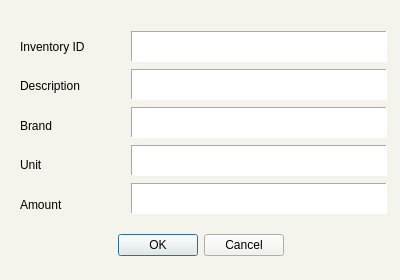
<?xml version="1.0" encoding="UTF-8"?>
<ui version="4.0">
 <class>Dialog</class>
 <widget class="QDialog" name="Dialog">
  <property name="windowModality">
   <enum>Qt::NonModal</enum>
  </property>
  <property name="geometry">
   <rect>
    <x>0</x>
    <y>0</y>
    <width>400</width>
    <height>280</height>
   </rect>
  </property>
  <property name="windowTitle">
   <string>Add Item</string>
  </property>
  <property name="windowIcon">
   <iconset>
    <normaloff>img/econologo_bkgd 200.png</normaloff>img/econologo_bkgd 200.png</iconset>
  </property>
  <property name="styleSheet">
   <string notr="true">background-color: #f4f4ec;</string>
  </property>
  <property name="modal">
   <bool>false</bool>
  </property>
  <widget class="QDialogButtonBox" name="buttonBox">
   <property name="geometry">
    <rect>
     <x>0</x>
     <y>220</y>
     <width>401</width>
     <height>51</height>
    </rect>
   </property>
   <property name="orientation">
    <enum>Qt::Horizontal</enum>
   </property>
   <property name="standardButtons">
    <set>QDialogButtonBox::Cancel|QDialogButtonBox::Ok</set>
   </property>
   <property name="centerButtons">
    <bool>true</bool>
   </property>
  </widget>
  <widget class="QWidget" name="verticalLayoutWidget">
   <property name="geometry">
    <rect>
     <x>20</x>
     <y>30</y>
     <width>111</width>
     <height>191</height>
    </rect>
   </property>
   <layout class="QVBoxLayout" name="loParam">
    <item>
     <widget class="QLabel" name="label">
      <property name="text">
       <string>Inventory ID</string>
      </property>
     </widget>
    </item>
    <item>
     <widget class="QLabel" name="label_2">
      <property name="text">
       <string>Description</string>
      </property>
     </widget>
    </item>
    <item>
     <widget class="QLabel" name="label_3">
      <property name="text">
       <string>Brand</string>
      </property>
     </widget>
    </item>
    <item>
     <widget class="QLabel" name="label_4">
      <property name="text">
       <string>Unit</string>
      </property>
     </widget>
    </item>
    <item>
     <widget class="QLabel" name="label_7">
      <property name="text">
       <string>Amount</string>
      </property>
     </widget>
    </item>
   </layout>
  </widget>
  <widget class="QTextEdit" name="teInvID">
   <property name="geometry">
    <rect>
     <x>131</x>
     <y>31</y>
     <width>256</width>
     <height>31</height>
    </rect>
   </property>
   <property name="styleSheet">
    <string notr="true">background: #ffffff</string>
   </property>
   <property name="frameShape">
    <enum>QFrame::Panel</enum>
   </property>
   <property name="tabChangesFocus">
    <bool>true</bool>
   </property>
   <property name="html">
    <string>&lt;!DOCTYPE HTML PUBLIC &quot;-//W3C//DTD HTML 4.0//EN&quot; &quot;http://www.w3.org/TR/REC-html40/strict.dtd&quot;&gt;
&lt;html&gt;&lt;head&gt;&lt;meta name=&quot;qrichtext&quot; content=&quot;1&quot; /&gt;&lt;style type=&quot;text/css&quot;&gt;
p, li { white-space: pre-wrap; }
&lt;/style&gt;&lt;/head&gt;&lt;body style=&quot; font-family:'MS Shell Dlg 2'; font-size:7.8pt; font-weight:400; font-style:normal;&quot;&gt;
&lt;p align=&quot;center&quot; style=&quot;-qt-paragraph-type:empty; margin-top:0px; margin-bottom:0px; margin-left:0px; margin-right:0px; -qt-block-indent:0; text-indent:0px;&quot;&gt;&lt;br /&gt;&lt;/p&gt;&lt;/body&gt;&lt;/html&gt;</string>
   </property>
  </widget>
  <widget class="QTextEdit" name="teDescription">
   <property name="geometry">
    <rect>
     <x>131</x>
     <y>69</y>
     <width>256</width>
     <height>31</height>
    </rect>
   </property>
   <property name="styleSheet">
    <string notr="true">background: #ffffff</string>
   </property>
   <property name="frameShape">
    <enum>QFrame::Panel</enum>
   </property>
   <property name="tabChangesFocus">
    <bool>true</bool>
   </property>
   <property name="html">
    <string>&lt;!DOCTYPE HTML PUBLIC &quot;-//W3C//DTD HTML 4.0//EN&quot; &quot;http://www.w3.org/TR/REC-html40/strict.dtd&quot;&gt;
&lt;html&gt;&lt;head&gt;&lt;meta name=&quot;qrichtext&quot; content=&quot;1&quot; /&gt;&lt;style type=&quot;text/css&quot;&gt;
p, li { white-space: pre-wrap; }
&lt;/style&gt;&lt;/head&gt;&lt;body style=&quot; font-family:'MS Shell Dlg 2'; font-size:7.8pt; font-weight:400; font-style:normal;&quot;&gt;
&lt;p align=&quot;center&quot; style=&quot;-qt-paragraph-type:empty; margin-top:0px; margin-bottom:0px; margin-left:0px; margin-right:0px; -qt-block-indent:0; text-indent:0px;&quot;&gt;&lt;br /&gt;&lt;/p&gt;&lt;/body&gt;&lt;/html&gt;</string>
   </property>
  </widget>
  <widget class="QTextEdit" name="teBrand">
   <property name="geometry">
    <rect>
     <x>131</x>
     <y>107</y>
     <width>256</width>
     <height>31</height>
    </rect>
   </property>
   <property name="styleSheet">
    <string notr="true">background: #ffffff</string>
   </property>
   <property name="frameShape">
    <enum>QFrame::Panel</enum>
   </property>
   <property name="tabChangesFocus">
    <bool>true</bool>
   </property>
   <property name="html">
    <string>&lt;!DOCTYPE HTML PUBLIC &quot;-//W3C//DTD HTML 4.0//EN&quot; &quot;http://www.w3.org/TR/REC-html40/strict.dtd&quot;&gt;
&lt;html&gt;&lt;head&gt;&lt;meta name=&quot;qrichtext&quot; content=&quot;1&quot; /&gt;&lt;style type=&quot;text/css&quot;&gt;
p, li { white-space: pre-wrap; }
&lt;/style&gt;&lt;/head&gt;&lt;body style=&quot; font-family:'MS Shell Dlg 2'; font-size:7.8pt; font-weight:400; font-style:normal;&quot;&gt;
&lt;p align=&quot;center&quot; style=&quot;-qt-paragraph-type:empty; margin-top:0px; margin-bottom:0px; margin-left:0px; margin-right:0px; -qt-block-indent:0; text-indent:0px;&quot;&gt;&lt;br /&gt;&lt;/p&gt;&lt;/body&gt;&lt;/html&gt;</string>
   </property>
  </widget>
  <widget class="QTextEdit" name="teUnit">
   <property name="geometry">
    <rect>
     <x>131</x>
     <y>145</y>
     <width>256</width>
     <height>31</height>
    </rect>
   </property>
   <property name="styleSheet">
    <string notr="true">background: #ffffff</string>
   </property>
   <property name="frameShape">
    <enum>QFrame::Panel</enum>
   </property>
   <property name="tabChangesFocus">
    <bool>true</bool>
   </property>
   <property name="html">
    <string>&lt;!DOCTYPE HTML PUBLIC &quot;-//W3C//DTD HTML 4.0//EN&quot; &quot;http://www.w3.org/TR/REC-html40/strict.dtd&quot;&gt;
&lt;html&gt;&lt;head&gt;&lt;meta name=&quot;qrichtext&quot; content=&quot;1&quot; /&gt;&lt;style type=&quot;text/css&quot;&gt;
p, li { white-space: pre-wrap; }
&lt;/style&gt;&lt;/head&gt;&lt;body style=&quot; font-family:'MS Shell Dlg 2'; font-size:7.8pt; font-weight:400; font-style:normal;&quot;&gt;
&lt;p align=&quot;center&quot; style=&quot;-qt-paragraph-type:empty; margin-top:0px; margin-bottom:0px; margin-left:0px; margin-right:0px; -qt-block-indent:0; text-indent:0px;&quot;&gt;&lt;br /&gt;&lt;/p&gt;&lt;/body&gt;&lt;/html&gt;</string>
   </property>
  </widget>
  <widget class="QTextEdit" name="teAmount">
   <property name="geometry">
    <rect>
     <x>131</x>
     <y>183</y>
     <width>256</width>
     <height>31</height>
    </rect>
   </property>
   <property name="styleSheet">
    <string notr="true">background: #ffffff</string>
   </property>
   <property name="frameShape">
    <enum>QFrame::Panel</enum>
   </property>
   <property name="tabChangesFocus">
    <bool>true</bool>
   </property>
   <property name="html">
    <string>&lt;!DOCTYPE HTML PUBLIC &quot;-//W3C//DTD HTML 4.0//EN&quot; &quot;http://www.w3.org/TR/REC-html40/strict.dtd&quot;&gt;
&lt;html&gt;&lt;head&gt;&lt;meta name=&quot;qrichtext&quot; content=&quot;1&quot; /&gt;&lt;style type=&quot;text/css&quot;&gt;
p, li { white-space: pre-wrap; }
&lt;/style&gt;&lt;/head&gt;&lt;body style=&quot; font-family:'MS Shell Dlg 2'; font-size:7.8pt; font-weight:400; font-style:normal;&quot;&gt;
&lt;p align=&quot;center&quot; style=&quot;-qt-paragraph-type:empty; margin-top:0px; margin-bottom:0px; margin-left:0px; margin-right:0px; -qt-block-indent:0; text-indent:0px;&quot;&gt;&lt;br /&gt;&lt;/p&gt;&lt;/body&gt;&lt;/html&gt;</string>
   </property>
  </widget>
 </widget>
 <resources/>
 <connections>
  <connection>
   <sender>buttonBox</sender>
   <signal>accepted()</signal>
   <receiver>Dialog</receiver>
   <slot>accept()</slot>
   <hints>
    <hint type="sourcelabel">
     <x>248</x>
     <y>254</y>
    </hint>
    <hint type="destinationlabel">
     <x>157</x>
     <y>274</y>
    </hint>
   </hints>
  </connection>
  <connection>
   <sender>buttonBox</sender>
   <signal>rejected()</signal>
   <receiver>Dialog</receiver>
   <slot>reject()</slot>
   <hints>
    <hint type="sourcelabel">
     <x>316</x>
     <y>260</y>
    </hint>
    <hint type="destinationlabel">
     <x>286</x>
     <y>274</y>
    </hint>
   </hints>
  </connection>
 </connections>
</ui>
